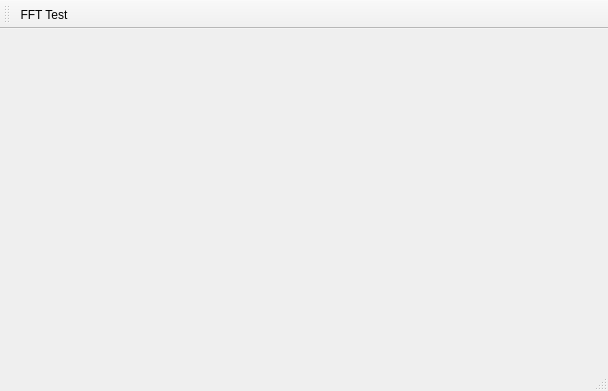
<?xml version="1.0" encoding="UTF-8"?>
<ui version="4.0">
 <class>MainWindow</class>
 <widget class="QMainWindow" name="MainWindow">
  <property name="geometry">
   <rect>
    <x>0</x>
    <y>0</y>
    <width>608</width>
    <height>391</height>
   </rect>
  </property>
  <property name="windowTitle">
   <string>MainWindow</string>
  </property>
  <widget class="QWidget" name="centralWidget">
   <layout class="QVBoxLayout" name="verticalLayout">
    <item>
     <widget class="QCustomPlot" name="qwSignal" native="true"/>
    </item>
    <item>
     <widget class="QCustomPlot" name="qwFFT" native="true"/>
    </item>
   </layout>
  </widget>
  <widget class="QMenuBar" name="menuBar">
   <property name="geometry">
    <rect>
     <x>0</x>
     <y>0</y>
     <width>608</width>
     <height>21</height>
    </rect>
   </property>
  </widget>
  <widget class="QToolBar" name="mainToolBar">
   <attribute name="toolBarArea">
    <enum>TopToolBarArea</enum>
   </attribute>
   <attribute name="toolBarBreak">
    <bool>false</bool>
   </attribute>
   <addaction name="actionFFT_Test"/>
  </widget>
  <widget class="QStatusBar" name="statusBar"/>
  <action name="actionFFT_Test">
   <property name="text">
    <string>FFT Test</string>
   </property>
  </action>
 </widget>
 <layoutdefault spacing="6" margin="11"/>
 <customwidgets>
  <customwidget>
   <class>QCustomPlot</class>
   <extends>QWidget</extends>
   <header>qcustomplot.h</header>
   <container>1</container>
  </customwidget>
 </customwidgets>
 <resources/>
 <connections/>
</ui>
